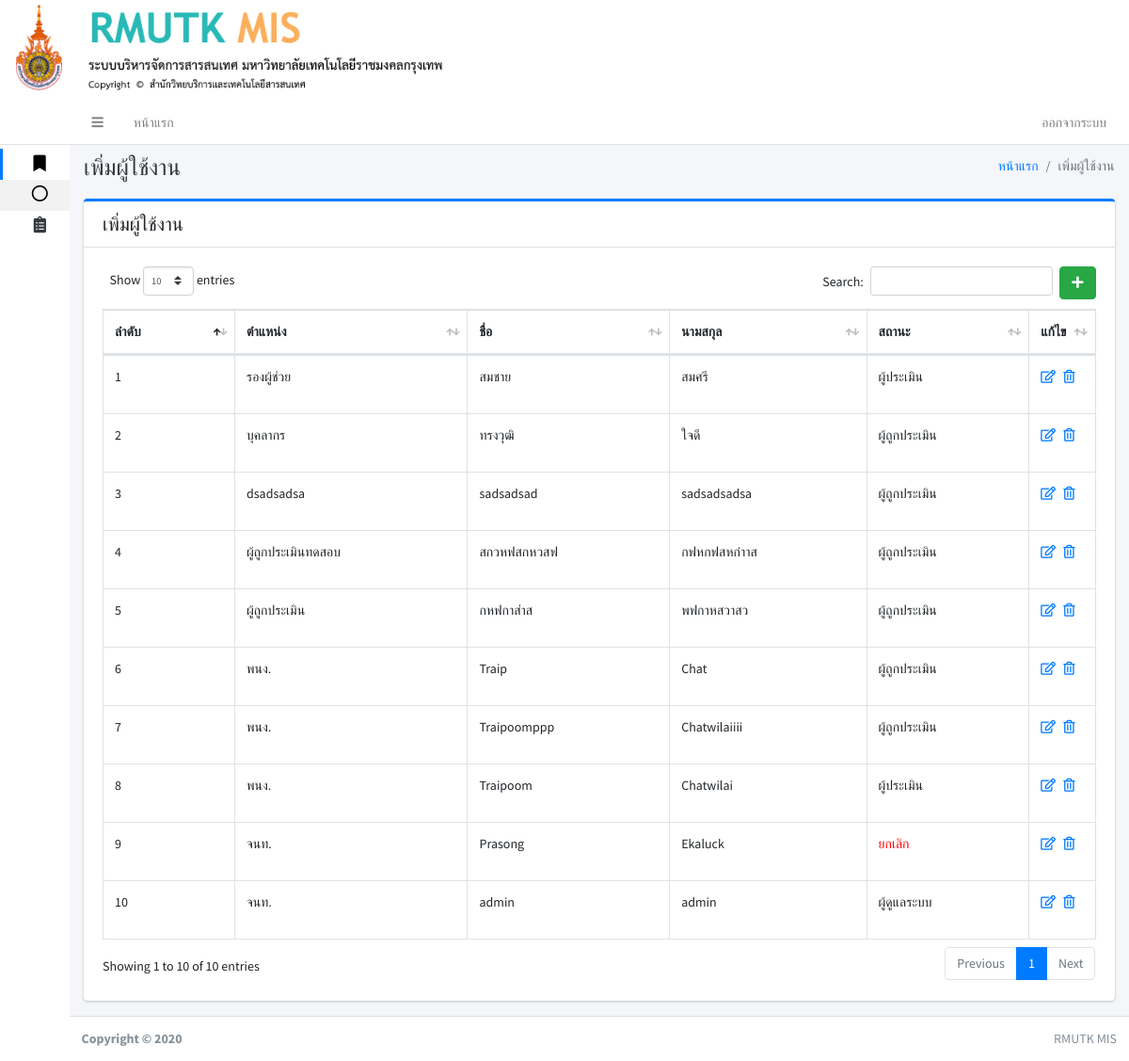
The page /index.php?pa8 (signed in) on the database its author committed.
### tables this page shows
CREATE TABLE IF NOT EXISTS `user` (
`user_id` int(11) NOT NULL,
  `first_name` varchar(150) NOT NULL,
  `last_name` varchar(150) NOT NULL,
  `username` varchar(150) NOT NULL,
  `password` varchar(150) NOT NULL,
  `user_tumn` varchar(250) NOT NULL,
  `user_kana_id` int(11) NOT NULL,
  `user_saka_id` int(11) NOT NULL,
  `user_status` int(11) NOT NULL
);

### page/pa8_user.php (the view, shortened to what this page needs)
 <div class="content-header">
     <div class="container-fluid">
         <div class="row mb-2">
             <div class="col-sm-6">
                 <h1 class="m-0 text-dark">เพิ่มผู้ใช้งาน</h1>
             </div>
             <div class="col-sm-6">
                 <ol class="breadcrumb float-sm-right">
                     <li class="breadcrumb-item"><a href="#">หน้าแรก</a></li>
                     <li class="breadcrumb-item active">เพิ่มผู้ใช้งาน</li>
                 </ol>
             </div>
         </div>
     </div>
 </div>
 <div class="content">
     <div class="container-fluid">
         <div class="row">
             <div class="col-lg-12">
                 <div class="card card-primary card-outline ">
                     <div class="card-header noprint">
                         <h5 class="m-0">เพิ่มผู้ใช้งาน</h5>
                     </div>
                     <div class="card-body">
                         <?php if (isset($_GET['add'])||isset($_GET['edit_user'])): ?>
                         <?php else: ?>
                         <a href="./index.php?pa8&add" class="btn btn-success float-right"><i
                                 class="fas fa-plus"></i></a>
                         <?php endif ?>
                         <?php if (isset($_GET['add'])): ?>
                         <?php
    function Show_kana($conn){
        $sqlkana=" SELECT * FROM kana ";
        $qrykana = mysqli_query($conn,$sqlkana);
echo "<option selected>เลือกคณะ</option>";
        while ($rowkana = $qrykana->fetch_array()) {
                 echo "<option value='".$rowkana['kana_id']."'>".$rowkana['kana_detail']."</option>";
        }
    }
    function Show_saka($conn){
        $sqlsaka=" SELECT * FROM saka ";
        $qrysaka = mysqli_query($conn,$sqlsaka);
     echo "<option selected>เลือกสาขาวิชา/หลักสูตร</option>";
        while ($rowsaka = $qrysaka->fetch_array()) {
                echo "<option value='".$rowsaka['saka_id']."'>".$rowsaka['saka_detail']." / ".$rowsaka['saka_laksut']."</option>";
        }
     }
                        ?>
                         <form role="form" action="page/pa8_user_db.php" method="post">
                             <div class="row">
                                 <div class="col-sm-3">
                                     <div class="form-group">
                                         <label>ตำแหน่ง</label>
                                         <input type="text" name="user_tumn" class="form-control"
                                             placeholder="Enter ...">
                                     </div>
                                 </div>
                                 <div class="col-sm-4">
                                     <div class="form-group">
                                         <label>ชื่อ</label>
                                         <input type="text" name="first_name" class="form-control"
                                             placeholder="Enter ...">
                                     </div>
                                 </div>
                                 <div class="col-sm-4">
                                     <div class="form-group">
                                         <label>นามสกุล</label>
                                         <input type="text" name="last_name" class="form-control"
                                             placeholder="Enter ...">
                                     </div>
                                 </div>
                                 <div class="col-sm-3">
                                     <div class="form-group">
                                         <label>Username</label>
                                         <input type="text" name="username" class="form-control"
                                             placeholder="Enter ...">
                                     </div>
                                 </div>
                                 <div class="col-sm-4">
                                     <div class="form-group">
                                         <label>Password</label>
                                         <input type="password" name="password" class="form-control"
                                             placeholder="Enter ...">
                                     </div>
                                 </div>
                                 <div class="col-sm-4">
                                     <div class="form-group">
                                         <label>สถานะ</label>
                                         <select class="custom-select" name="user_status">
                                             <option selected>เลือกสถานะ</option>
                                             <option value="1">ผู้ดูแลระบบ</option>
                                             <option value="2">ผู้ประเมิน</option>
                                             <option value="0">ผู้ถูกประเมิน</option>
                                         </select>
                                     </div>
                                 </div>
                                 <div class="col-sm-3">
                                     <div class="form-group">
                                         <label>คณะ</label>
                                         <select class="custom-select" name="user_kana">
                                             <?php Show_kana($conn,$user_kana_id); ?>
                                         </select>
                                     </div>
                                 </div>
                                 <div class="col-sm-8">
                                     <div class="form-group">
                                         <label>สาขาวิชา/หลักสูตร</label>
                                         <select class="custom-select" name="user_saka">
                                             <?php Show_saka($conn,$user_saka_id); ?>
                                         </select>
                                     </div>
                                 </div>
                                 <div class="card-footer">
                                     <button type="submit" class="btn btn-primary">Submit</button>
                                     <a type="submit" class="btn btn-danger" href="./index.php?pa8">cancel</a>
                                 </div>
                             </div>
                             <input type="hidden" name="add_user">
                         </form>
                         <?php else: ?>
                         <?php
 								include './conn.php';
 								$sqlhuser=" SELECT * FROM user ORDER BY user_id desc ";
 								$qryhuser = mysqli_query($conn,$sqlhuser);
 								?>
                         <table id="example1" class="table table-bordered table-hover">
                             <thead>
                                 <tr>
                                     <th>ลำดับ</th>
                                     <th>ตำแหน่ง</th>
                                     <th>ชื่อ</th>
                                     <th>นามสกุล</th>
                                     <th>สถานะ</th>
                                     <th>แก้ไข</th>
                                 </tr>
                             </thead>
                             <tbody>
                                 <?php
 										$i = 1;
 										while ($rowhuser = $qryhuser->fetch_array()) {
 											$uid = $rowhuser['user_id'];
 											?>
                                 <tr>
                                     <td><?php echo $i; ?></td>
                                     <td><?php echo $rowhuser['user_tumn']; ?></td>
                                     <td><?php echo $rowhuser['first_name']; ?></td>
                                     <td><?php echo $rowhuser['last_name']; ?></td>
                                     <td>
                                         <?php if ($rowhuser['user_status'] == 1): ?>
                                         <p>ผู้ดูแลระบบ</p>
                                         <?php elseif ($rowhuser['user_status'] == 0): ?>
                                         <p>ผู้ถูกประเมิน</p>
                                         <?php elseif ($rowhuser['user_status'] == 2): ?>
                                         <p>ผู้ประเมิน</p>
                                         <?php elseif ($rowhuser['user_status'] == 3): ?>
                                         <p>
                                             <font color="red">ยกเลิก</font>
                                         </p>
                                         <?php endif ?>
                                     </td>
                                     <td width="10px">
                                         <?php if ($rowhuser['user_status'] == 3): ?>
                                         <a href="index.php?pa8&edit_user&user_id=<?php echo($uid) ?>"><i
                                                 class="far fa-edit"></i></a>&nbsp;&nbsp;
                                         <a href="page/pa8_user_db.php?del_user&user_id=<?php echo($uid) ?>"><i
                                                 class="far fa-trash-alt"></i></a>
                                         <?php else: ?>
                                         <a href="index.php?pa8&edit_user&user_id=<?php echo($uid) ?>"><i
                                                 class="far fa-edit"></i></a>&nbsp;&nbsp;
                                         <a href="page/pa8_user_db.php?del_user&user_id=<?php echo($uid) ?>"><i
                                                 class="far fa-trash-alt"></i></a>
                                         <?php endif ?>
                                     </td>
                                 </tr>
                                 <?php $i++; } ?>
                             </tbody>
                         </table>
                         <?php endif ?>
                     </div>
                 </div>
             </div>
         </div>
     </div>
 </div>

### rows shown on the page
user: user_tumn "รองผู้ช่วย", first_name "สมชาย", last_name "สมศรี", user_status "ผู้ประเมิน"
user: user_tumn "บุคลากร", first_name "ทรงวุฒิ", last_name "ใจดี", user_status "ผู้ถูกประเมิน"
user: user_tumn "dsadsadsa", first_name "sadsadsad", last_name "sadsadsadsa", user_status "ผู้ถูกประเมิน"
user: user_tumn "ผู้ถูกประเมินทดสอบ", first_name "สกวหฟสกหวสฟ", last_name "กฟหกฟสหก่าาส", user_status "ผู้ถูกประเมิน"
user: user_tumn "ผู้ถูกประเมิน", first_name "กหฟกาส่าส", last_name "พฟกาหสวาสว", user_status "ผู้ถูกประเมิน"
user: user_tumn "พนง.", first_name "Traip", last_name "Chat", user_status "ผู้ถูกประเมิน"
user: user_tumn "พนง.", first_name "Traipoomppp", last_name "Chatwilaiiii", user_status "ผู้ถูกประเมิน"
user: user_tumn "พนง.", first_name "Traipoom", last_name "Chatwilai", user_status "ผู้ประเมิน"
user: user_tumn "จนท.", first_name "Prasong", last_name "Ekaluck", user_status "ยกเลิก"
user: user_tumn "จนท.", first_name "admin", last_name "admin", user_status "ผู้ดูแลระบบ"
